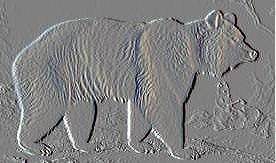

This chart was generated by the following Python code:
import random
from PIL import Image, ImageDraw

image = Image.open("../bear.jpg")
draw = ImageDraw.Draw(image)
width  = image.size[0]
height = image.size[1]
pix = image.load()
for x in range(width)[:-1]:
        for y in range(height):
                r = pix[x, y][0]
                r_right = pix[x + 1, y][0]
                g = pix[x, y][1]
                g_right = pix[x + 1, y][1]
                b = pix[x, y][2]
                b_right = pix[x + 1, y][2]
                draw.point((x, y), (128 + 2*(r - r_right), 128 + 2*(g - g_right), 128 + 2*(b - b_right)))
image.save("bearRelief.jpg")
del draw
